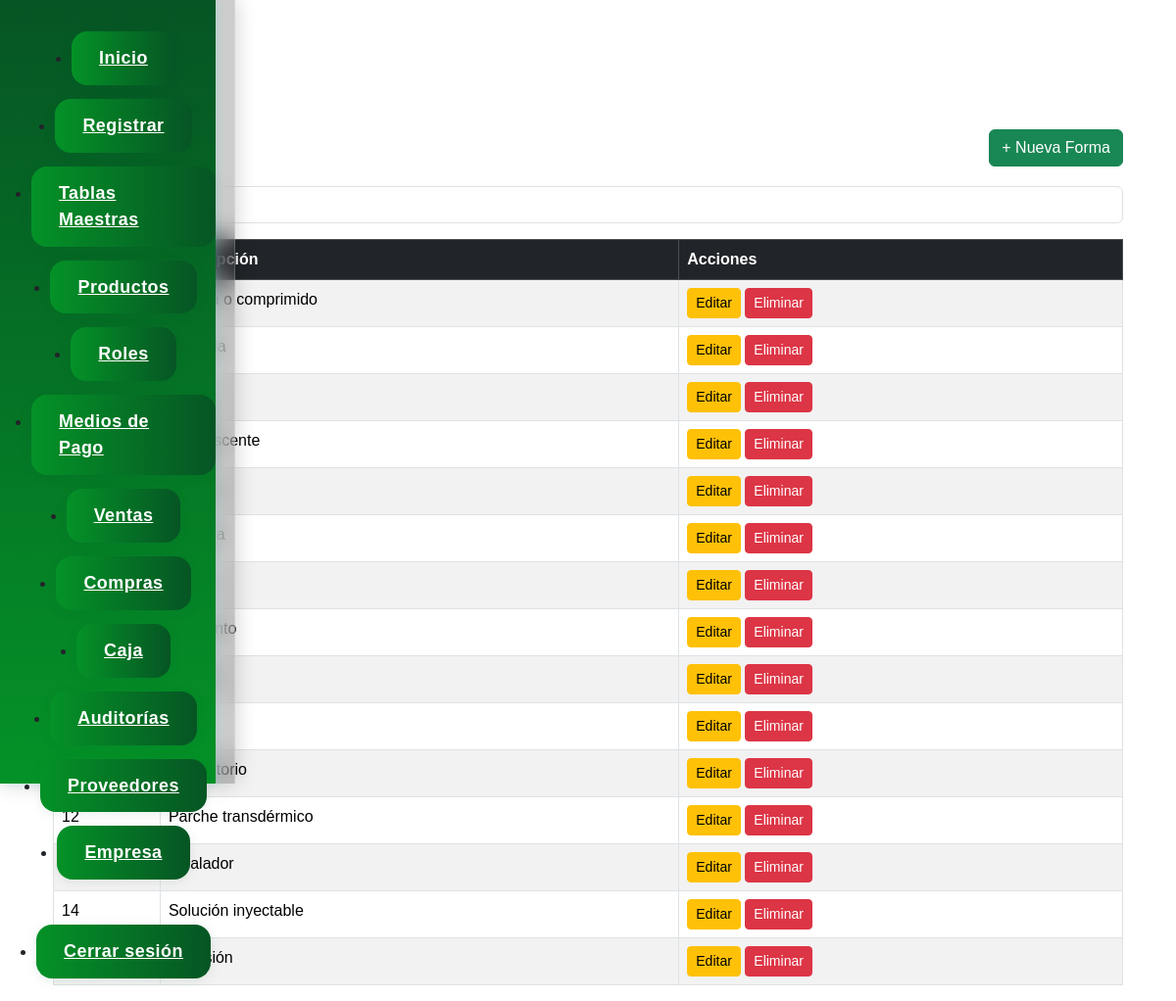
The app's page /index.php?page=forma (signed in) with its own data.
### tables this page shows
CREATE TABLE forma (
    id_forma INT NOT NULL AUTO_INCREMENT,
    forma_descri VARCHAR(50) NOT NULL,
    PRIMARY KEY (id_forma)
);

### controllers/forma.controlador.php (called while the page is built, shortened)
<?php
require_once 'models/Forma.php';
class FormaControlador {
    public function index() {
        $formaModel = new Forma();
        $formas = $formaModel->listar();
        require 'views/forma.php';
    }
}

### models/conexion.php (called while the page is built, shortened)
<?php
class Conexion {
    private $_con;
    private $servidor;
    private $usuario;
    private $password;
    private $base_datos;
    public function __construct(){
        $dotenv = Dotenv::createImmutable(__DIR__ . '/../');
        $this->servidor = $_ENV['DB_HOST'];
        $this->usuario = $_ENV['DB_USER'];
        $this->password = $_ENV['DB_PASS'];
        $this->base_datos = $_ENV['DB_NAME'];
    }
    public function conectar(){
        $this->_con = new mysqli($this->servidor, $this->usuario, $this->password, $this->base_datos);
    }
    public function consultar($query){
        $resultado = $this->_con->query($query);
        return $resultado;
    }
}
?>

### models/Forma.php (called while the page is built, shortened)
<?php
require_once __DIR__ . '/conexion.php';
class Forma {
    public function listar($busqueda = '') {
        $conexion = new Conexion();
        $where = '';
    $query = "SELECT * FROM forma {$where} ORDER BY id_forma ASC";
        $resultado = $conexion->consultar($query);
        $formas = [];
        while ($row = $resultado->fetch_assoc()) {
            $formas[] = [
                'id_forma' => $row['id_forma'],
                'forma_descri' => $row['forma_descri']
            ];
        }
        return $formas;
    }
}
?>

### views/forma.php (the view, shortened to what this page needs)
<div class="container mt-4">
    <div class="d-flex justify-content-between align-items-center mb-3">
        <h2>Formas</h2>
        <a href="index.php?page=forma&action=nuevo" class="btn btn-success">+ Nueva Forma</a>
    </div>
    <div class="mb-3">
        <input type="text" id="buscadorForma" class="form-control" placeholder="Buscar forma...">
    </div>
    <table class="table table-bordered table-striped" id="tablaFormas">
        <thead class="table-dark">
            <tr>
                <th>ID</th>
                <th>Descripción</th>
                <th>Acciones</th>
            </tr>
        </thead>
        <tbody>
            <?php if(isset($formas) && count($formas) > 0): ?>
                <?php foreach($formas as $forma): ?>
                    <tr>
                        <td><?= $forma['id_forma'] ?></td>
                        <td><?= $forma['forma_descri'] ?></td>
                        <td>
                            <a href="index.php?page=forma&action=editar&id=<?= $forma['id_forma'] ?>" class="btn btn-sm btn-warning">Editar</a>
                            <a href="index.php?page=forma&action=eliminar&id=<?= $forma['id_forma'] ?>" class="btn btn-sm btn-danger" onclick="return confirm('¿Seguro que deseas eliminar esta forma?')">Eliminar</a>
                        </td>
                    </tr>
                <?php endforeach; ?>
            <?php else: ?>
                <tr>
                    <td colspan="3" class="text-center">No hay formas cargadas</td>
                </tr>
            <?php endif; ?>
        </tbody>
    </table>
</div>

### styles/signup.css (style rules this page uses)
* { margin: 0; padding: 0; box-sizing: border-box; font-family: 'Arial', sans-serif; }
body { background: white; min-height: 100vh; }

### styles/navbar.css (style rules this page uses)
body, html { margin-left: 220px !important; }
body, html { margin: 0 !important; padding: 0 !important; overflow-x: hidden; min-height: 100vh; box-sizing: border-box; }
body, html, .container, .login-container, .inicio-container, .main-content, .table-responsive, .login-box { margin-top: 0 !important; }
.form-producto-container, .tabla-contenedor, .titulo-listado, .mb-3, .d-flex, .table-producto, .table, .table-responsive, .modal-content { margin-top: 0 !important; }
.container, .login-container, .inicio-container, .main-content, .table-responsive { margin-top: 0 !important; }
.container, .main-content { padding-top: 64px !important; }

### records on screen
forma: forma_descri "Tableta o comprimido"
forma: forma_descri "Cápsula"
forma: id_forma "4", forma_descri "Efervescente"
forma: forma_descri "Ampolla"
forma: forma_descri "Ungüento"
forma: id_forma "10", forma_descri "Gel"
forma: forma_descri "Supositorio"
forma: id_forma "12", forma_descri "Parche transdérmico"
forma: forma_descri "Inhalador"
forma: id_forma "14", forma_descri "Solución inyectable"
forma: id_forma "15", forma_descri "Emulsión"
